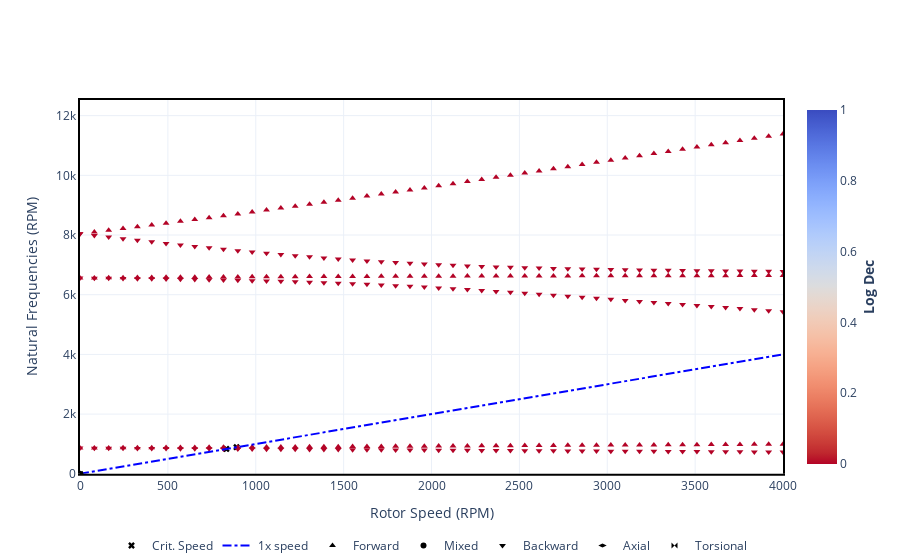

Notebook code cell kept with this figure:
### Code cell
overhung_from_section_rotor.run_campbell(np.linspace(0, 4000 * np.pi / 30, 50)).plot()
